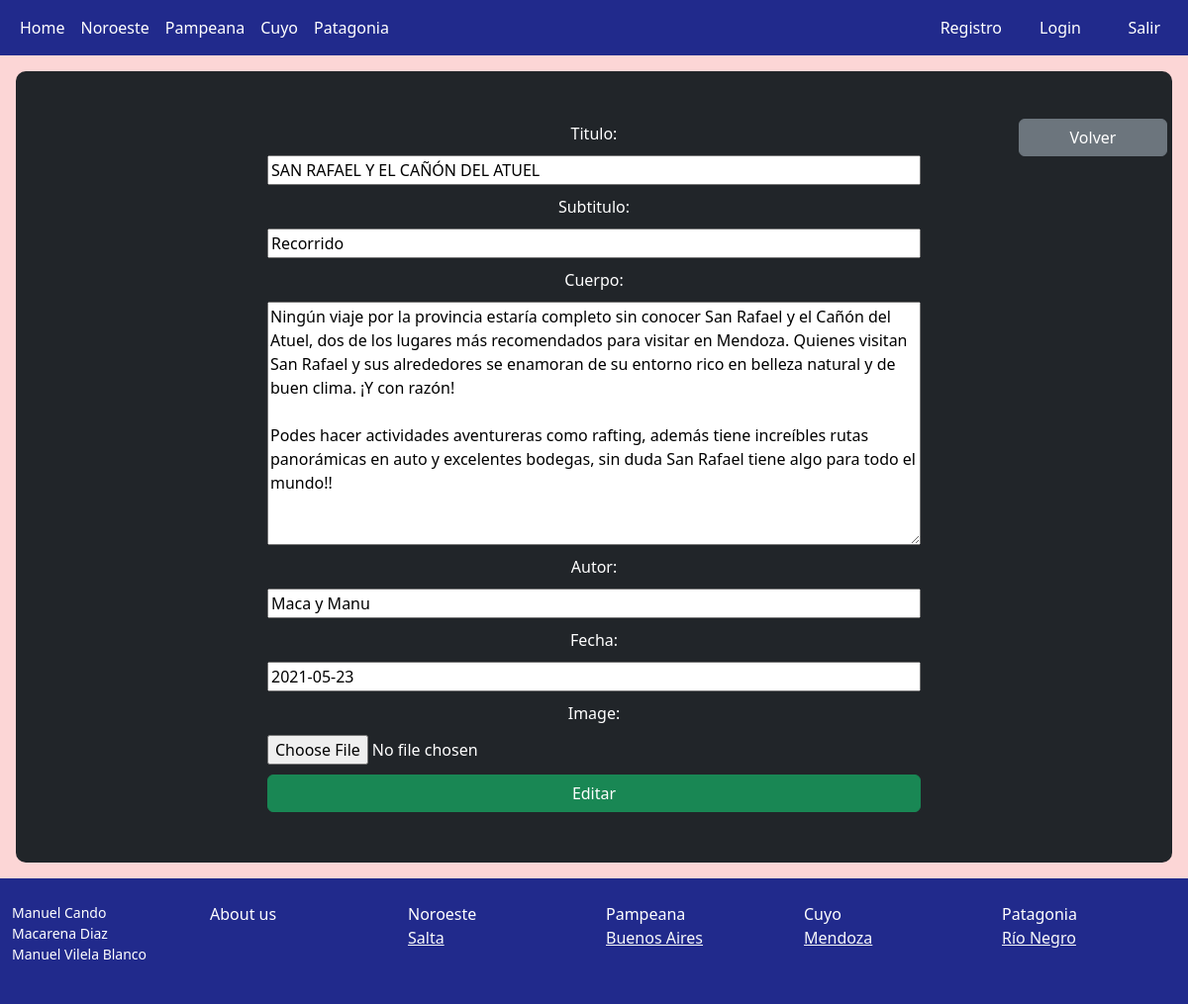
The app's page /pages/cuyo/mendoza/editarblogMendoza/2 with its own data.
### Modelos/models.py (models this page shows)
class BlogsMendoza(models.Model):
    titulo = models.CharField(max_length=60)
    subtitulo = models.CharField(max_length=100)
    cuerpo = models.CharField(max_length=1000)
    autor = models.CharField(max_length=40)
    fecha = models.CharField(max_length=40)
    image = models.ImageField(upload_to='blogmendoza', null = True, blank = True)

### Modelos/views.py (the view)
# urls.py: path('cuyo/mendoza/editarblogMendoza/<blogmendoza_id>', editarblogMendoza),
def editarblogMendoza(request, blogmendoza_id):
    blog = BlogsMendoza.objects.get(id = blogmendoza_id)
    if request.method == 'POST':
        formulario = editarblogmendoza(request.POST, request.FILES)
        if formulario.is_valid():
            informacion = formulario.cleaned_data
            blog.titulo = informacion['titulo']
            blog.subtitulo = informacion['subtitulo']
            blog.cuerpo = informacion['cuerpo']
            blog.autor = informacion["autor"]
            blog.fecha = informacion["fecha"]
            blog.image = informacion["image"]
            blog.save()
            blogmendoza = BlogsMendoza.objects.all()
            return render(request, "Cuyo/mendoza.html", {"blogmendoza": blogmendoza})
    else:
        formulario = editarblogmendoza(initial={'titulo': blog.titulo, 'subtitulo': blog.subtitulo, 'cuerpo': blog.cuerpo, "autor": blog.autor, "fecha": blog.fecha, "image": None})
    return render(request, "Cuyo/crud_mendoza/editarblogMendoza.html", {"formulario": formulario})

### Modelos/forms.py
class editarblogmendoza(forms.Form):
    titulo = forms.CharField(max_length=60)
    subtitulo = forms.CharField(max_length=100)
    cuerpo = forms.CharField(widget= forms.Textarea(attrs={'height': '200px'}))
    autor = forms.CharField(max_length=40)
    fecha = forms.CharField(max_length=40)
    image = forms.ImageField()

### Modelos/template/Cuyo/crud_mendoza/editarblogMendoza.html (shortened to what this page needs)
{% extends "index.html" %}
{% load static %}
{% block contenido %}
<div class="flex-md-equal w-100 my-md-3 ps-md-3">
    <div class="text-bg-dark me-md-3 pt-3 px-3 pt-md-5 px-md-5 text-center overflow-hidden" style="border-radius: 10px; position: relative; height: 800px">
        <a class="btn btn-secondary" style="width: 150px; position: absolute; right: 5px" href="/pages/cuyo/mendoza/">Volver</a>
        <form enctype="multipart/form-data" method="POST" class="position-absolute top-50 start-50 translate-middle" style="display: flex; flex-direction: column; width: 700px; gap: 10px; border-radius: 5px; padding: 20px;">{% csrf_token %}
                {{ formulario.as_table }}
            <button type="submit" class="btn btn-success" >Editar</button>
        </form>
    </div>
</div>
{% endblock %}

### records on screen
BlogsMendoza: titulo "SAN RAFAEL Y EL CAÑÓN DEL ATUEL", subtitulo "Recorrido", cuerpo "Ningún viaje por la provincia estaría completo sin conocer San Rafael y el Cañón del Atuel, dos de los lugares más recomendados para visitar en Mendoza. Quienes visitan San Rafael y sus alrededores se enamoran de su entorno rico en belleza natural y de buen clima. ¡Y con razón! Podes hacer actividades aventureras como rafting, además tiene increíbles rutas panorámicas en auto y excelentes bodegas, sin duda San Rafael tiene algo para todo el mundo!!", autor "Maca y Manu", fecha "2021-05-23"
